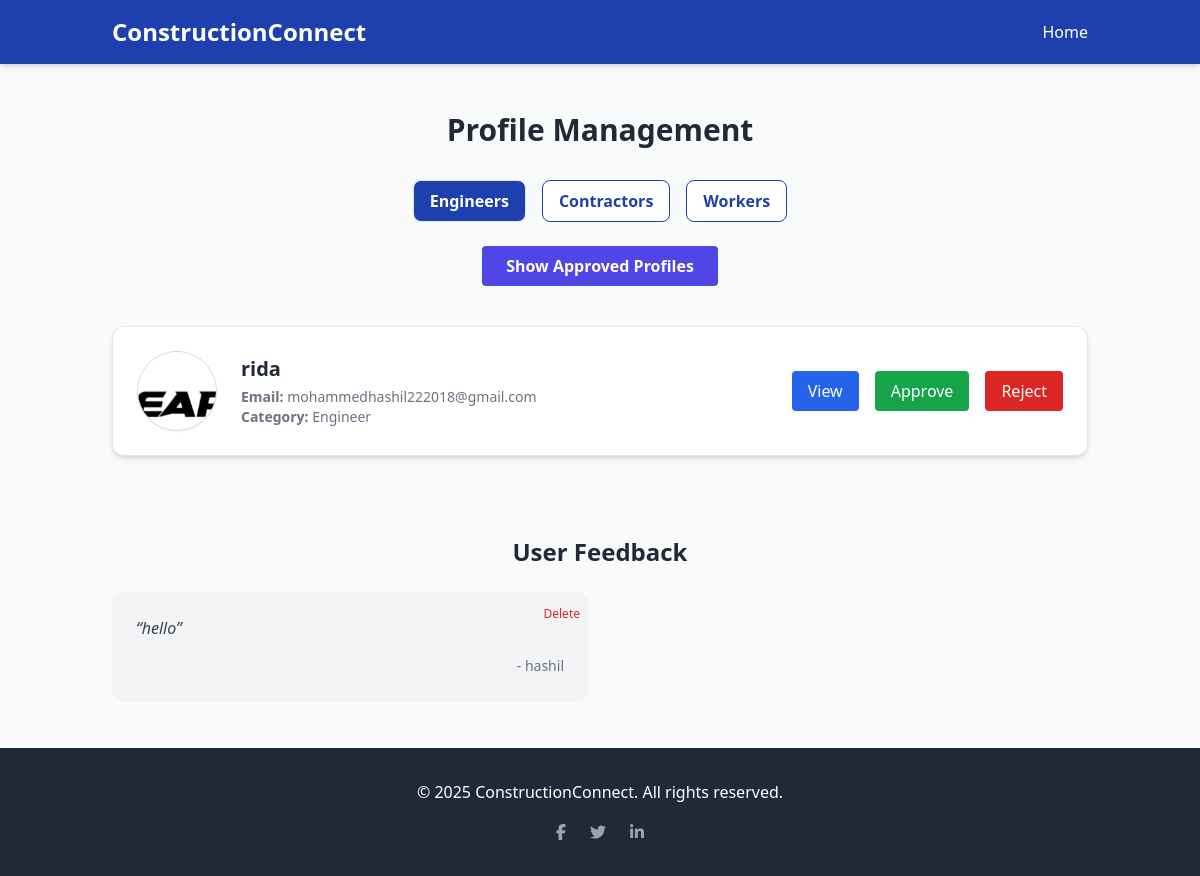
The page /dashboard/ (signed in) on the database its author committed.
### profiles/models.py (models this page shows, shortened)
class Profile(models.Model):
    CATEGORY_CHOICES = [
        ('engineer', 'Engineer'),
        ('contractor', 'Contractor'),
        ('worker', 'worker'),
    ]
    user = models.ForeignKey(User, on_delete=models.CASCADE, null=True, blank=True)
    name = models.CharField(max_length=100)
    email = models.EmailField()
    phone = models.CharField(max_length=20)
    license_number = models.CharField(max_length=100, blank=True)
    specialization = models.CharField(max_length=100, blank=True)
    experience = models.PositiveIntegerField(blank=True, null=True)
    bio = models.TextField(blank=True)
    image = models.ImageField(upload_to='profile_images/', blank=True, null=True)
    category = models.CharField(max_length=20, choices=CATEGORY_CHOICES)
    description = models.TextField(blank=True)
    license_no = models.CharField(max_length=100, blank=True, null=True)  # ✅ Add this
    license_file = models.FileField(upload_to='licenses/', blank=True, null=True)
    is_approved = models.BooleanField(default=False)

class Feedback(models.Model):
    name = models.CharField(max_length=100)
    message = models.TextField()
    created_at = models.DateTimeField(auto_now_add=True)

### profiles/views.py (the view)
# urls.py: path('dashboard/', views.admin_dashboard, name='admin_dashboard'),
@staff_member_required
def admin_dashboard(request):
    categories = ['engineer', 'contractor', 'worker']
    category = request.GET.get('category', 'engineer')
    feedbacks = Feedback.objects.all().order_by('-id')
    pending_profiles = Profile.objects.filter(category=category, is_approved=False)
    approved_profiles = Profile.objects.filter(category=category, is_approved=True)
    return render(request, 'admin_dashboard.html', {
        'categories': categories,
        'category': category,
        'profiles': pending_profiles,
        'approved_profiles': approved_profiles,
        'feedbacks': feedbacks,
    })

### templates/admin_dashboard.html (shortened to what this page needs)
{% extends 'base.html' %}
{% load static %}
{% load widget_tweaks %}
{% block content %}
<div class="container mx-auto px-6 py-12" x-data="{ viewApproved: false }">
  <h1 class="text-3xl font-bold mb-8 text-center">Profile Management</h1>
  <div class="flex justify-center space-x-4 mb-6">
    {% for cat in categories %}
      <a href="?category={{ cat }}"
         class="px-4 py-2 rounded-lg font-semibold border
         {% if cat == category %}bg-blue-800 text-white{% else %}bg-white text-blue-800 border-blue-800{% endif %}
         hover:bg-blue-700 hover:text-white transition">
        {{ cat|capfirst }}s
      </a>
    {% endfor %}
  </div>
  <div class="text-center mb-10">
    <button @click="viewApproved = !viewApproved"
            class="px-6 py-2 bg-indigo-600 text-white font-semibold rounded hover:bg-indigo-500 transition">
      <span x-show="!viewApproved">Show Approved Profiles</span>
    </button>
  </div>
  <div x-show="!viewApproved" x-transition>
    {% if profiles %}
      <div class="space-y-6">
        {% for profile in profiles %}
          <div x-data="{ expanded: false }" class="bg-white shadow-md rounded-xl p-6 border transition-all duration-300" :class="expanded ? 'ring-2 ring-blue-300' : ''">
            <div class="flex flex-col md:flex-row justify-between items-center gap-6">
              <div class="flex items-center gap-6">
                {% if profile.image %}
                  <img src="{{ profile.image.url }}" alt="{{ profile.name }}" class="w-20 h-20 object-cover rounded-full border border-gray-300 shadow-sm">
                {% else %}
                  <div class="w-20 h-20 bg-gray-200 rounded-full flex items-center justify-center text-gray-500">No Image</div>
                {% endif %}
                <div>
                  <h2 class="text-xl font-semibold">{{ profile.name }}</h2>
                  <p class="text-sm text-gray-500"><strong>Email:</strong> {{ profile.email }}</p>
                  <p class="text-sm text-gray-500"><strong>Category:</strong> {{ profile.category|capfirst }}</p>
                </div>
              </div>
              <div class="flex flex-col gap-2 md:flex-row md:gap-4 mt-4 md:mt-0">
                <button @click="expanded = !expanded" type="button"
                  class="px-4 py-2 bg-blue-600 text-white rounded hover:bg-blue-500 transition">
                  <span x-show="!expanded">View</span>
                </button>
                <form method="POST" action="{% url 'approve_profile' profile.id %}">
                  <button class="bg-green-600 text-white px-4 py-2 rounded hover:bg-green-500 transition">
                    Approve
                  </button>
                </form>
                <form method="POST" action="{% url 'reject_profile' profile.id %}">
                  <button class="bg-red-600 text-white px-4 py-2 rounded hover:bg-red-500 transition">
                    Reject
                  </button>
                </form>
              </div>
            </div>
          </div>
        {% endfor %}
      </div>
    {% else %}
      <p class="text-gray-600 text-center">No pending profiles for approval.</p>
    {% endif %}
  </div>
  <div class="mt-20">
    <h2 class="text-2xl font-bold text-center mb-6">User Feedback</h2>
    {% if feedbacks %}
      <div class="grid md:grid-cols-2 gap-6">
        {% for fb in feedbacks %}
          <div class="bg-gray-100 p-6 rounded-xl shadow-sm relative">
            <p class="text-gray-700 italic">“{{ fb.message }}”</p>
            <p class="text-sm text-gray-500 mt-4 text-right">- {{ fb.name }}</p>
            <form action="{% url 'delete_feedback' fb.id %}" method="POST" class="absolute top-2 right-2">
              <button type="submit" class="text-red-600 hover:text-red-800 text-xs">Delete</button>
            </form>
          </div>
        {% endfor %}
      </div>
    {% else %}
      <p class="text-center text-gray-600">No feedback yet.</p>
    {% endif %}
  </div>
</div>
{% endblock %}

### templates/base.html (style rules this page uses)
html { overflow-x: hidden; }

### rows shown on the page
Profile: image (picture), name "rida", email "mohammedhashil222018@gmail.com", category "Engineer"
Feedback: message "hello", name "hashil"

### other values the page prints
{{ cat|capfirst }} "Engineer" "Contractor" "Worker"
